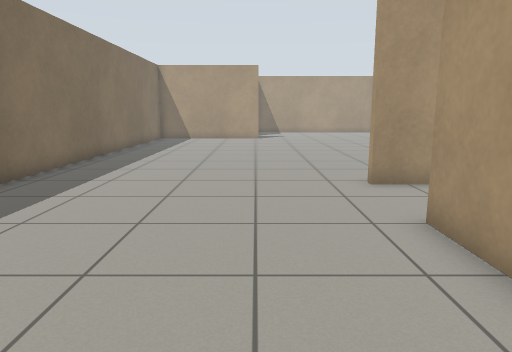
[1] (above)

17 first-person views from a walk through a Gazebo world. The camera is 0.94 m above the floor, tilts 10° down and sees 70° across. The floor is counted in squares, 0.5 m on a side. Each view is taken from the middle of a square. On the plan, view 1 faces up. The plan holds only what a view shows up to about 18 squares ahead; the rest is blank.

[2]
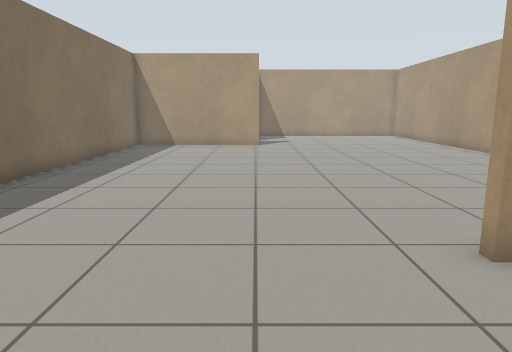

[3]
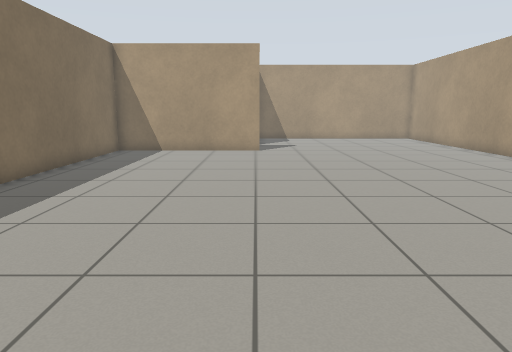

[4]
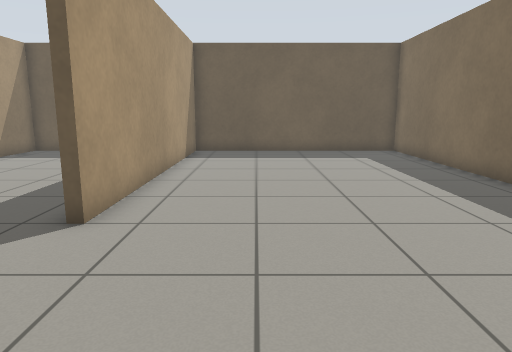

[5]
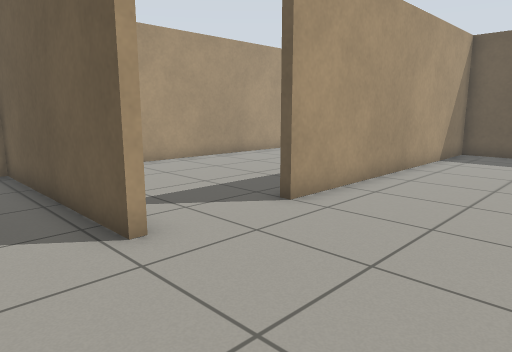

[6]
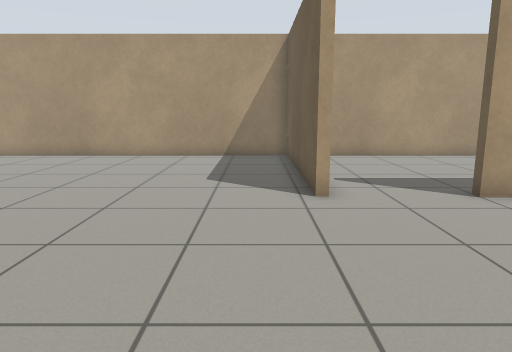

[7]
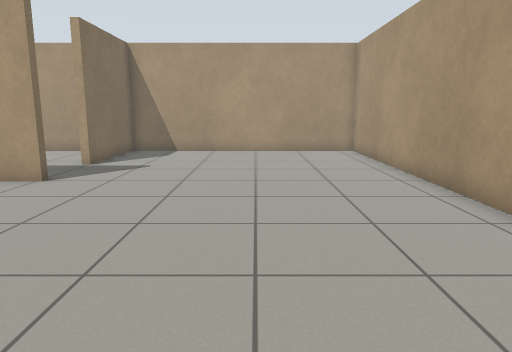

[8]
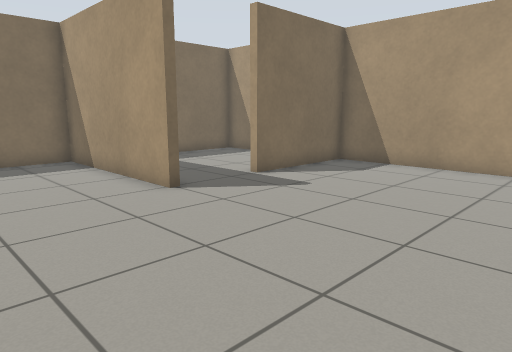

[9]
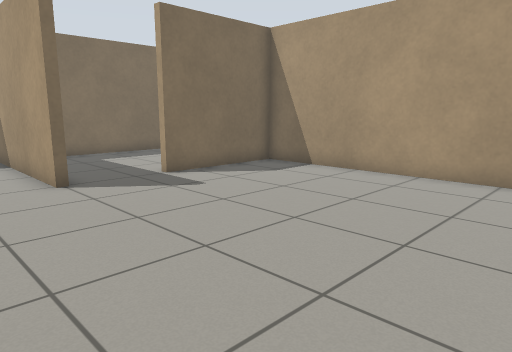

[10]
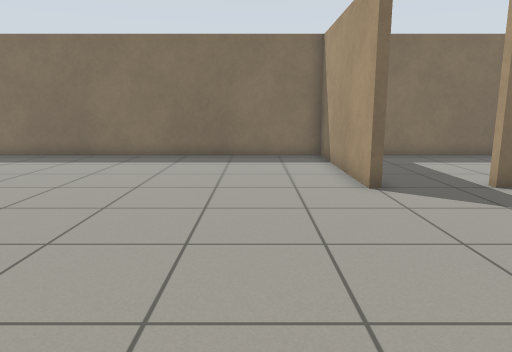

[11]
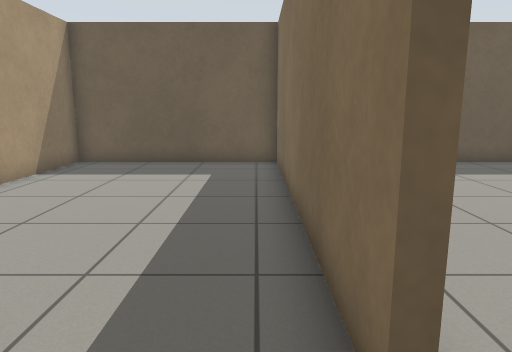

[12]
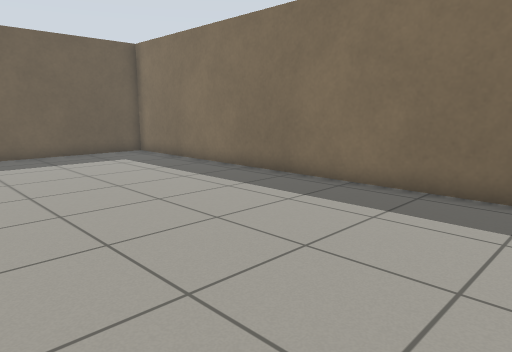

[13]
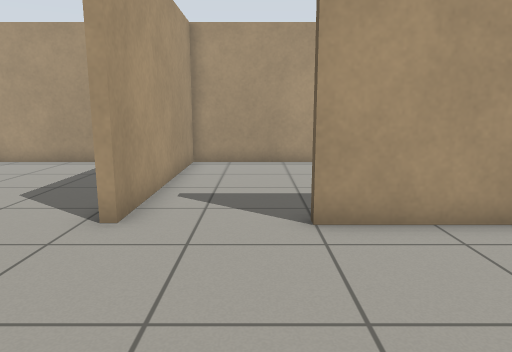

[14]
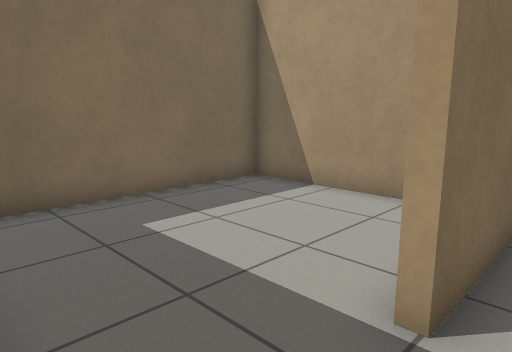

[15]
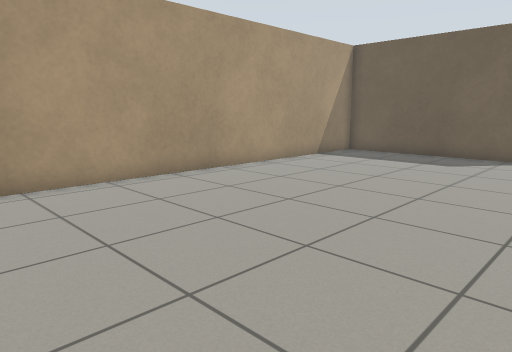

[16]
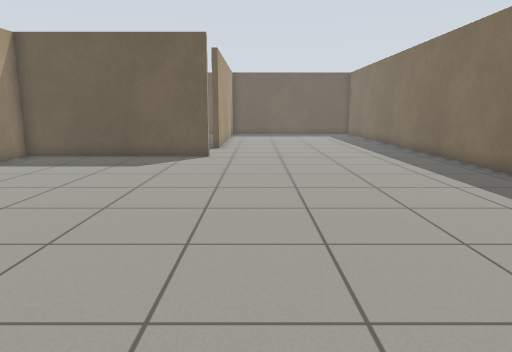

[17]
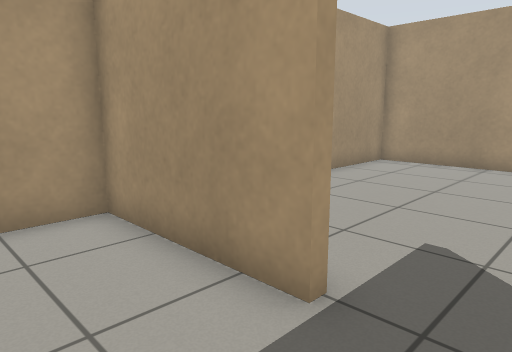

### Floor plan
Points are (right, up) in squares from view 1. A wall is a line through its corners. A room is listed if a view was taken in it or the views show most of it. See-through windows are left out.
Room 1 (views 1, 2, 3, 4, 5, 6, 7, 8, 9, 10, 12, 13, 14, 15, 16)
walls: (2.9, 9.4) (2.9, 9.7) (10.7, 9.7) (10.7, 33.7) (0.1, 33.7) (0.1, 29); (0.2, 25.8) (-6.7, 25.8) (-6.7, -5.7) (2.9, -5.7) (2.9, 6.1)
ways out: opening at (3, 7.5) to room 2; opening at (0, 28) to room 3
Room 2 (view 11)
walls: (3.2, 6.1) (3.2, -5.7) (10.7, -5.7) (10.7, 9.4) (2.9, 9.4)
ways out: opening at (3, 7.5) to room 1
Room 3 (view 17)
walls: (-0.2, 28.9) (-0.2, 33.7) (-6.7, 33.7) (-6.7, 27.1)
ways out: opening at (0, 28) to room 1

Where each view was taken, in squares from view 1:
view 1: 0 up, 0 right, facing up
view 2: 5 up, 0 right, facing up
view 3: 8 up, 0 right, facing up
view 4: 12 up, 0 right, facing down
view 5: 12 up, 2 left, facing down-right
view 6: 11 up, 5 left, facing right
view 7: 16 up, 6 right, facing up
view 8: 21 up, 8 right, facing up-left
view 9: 23 up, 10 right, facing up-left
view 10: 23 up, 9 right, facing left
view 11: 8 up, 4 right, facing down
view 12: 11 up, 2 right, facing down-left
view 13: 7 up, 3 left, facing right
view 14: 26 up, 1 right, facing up-left
view 15: 26 up, 1 right, facing down-right
view 16: 25 up, 1 right, facing down
view 17: 27 up, 3 left, facing up-right
